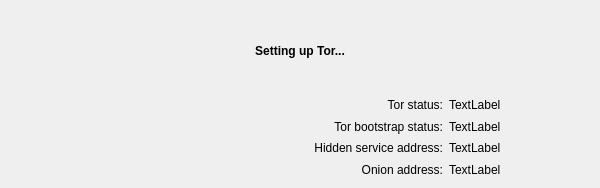
<?xml version="1.0" encoding="UTF-8"?>
<ui version="4.0">
 <class>TorControlDialog</class>
 <widget class="QWidget" name="TorControlDialog">
  <property name="geometry">
   <rect>
    <x>0</x>
    <y>0</y>
    <width>600</width>
    <height>188</height>
   </rect>
  </property>
  <property name="sizePolicy">
   <sizepolicy hsizetype="Maximum" vsizetype="Maximum">
    <horstretch>0</horstretch>
    <verstretch>0</verstretch>
   </sizepolicy>
  </property>
  <property name="windowTitle">
   <string>Dialog</string>
  </property>
  <layout class="QVBoxLayout" name="verticalLayout">
   <item>
    <widget class="QLabel" name="label_6">
     <property name="font">
      <font>
       <weight>75</weight>
       <bold>true</bold>
      </font>
     </property>
     <property name="text">
      <string>Setting up Tor...</string>
     </property>
     <property name="alignment">
      <set>Qt::AlignCenter</set>
     </property>
    </widget>
   </item>
   <item>
    <layout class="QHBoxLayout" name="horizontalLayout">
     <item>
      <widget class="QLabel" name="label_4">
       <property name="text">
        <string/>
       </property>
       <property name="pixmap">
        <pixmap resource="../gui/icons.qrc">:/icons/tor-logo.png</pixmap>
       </property>
       <property name="scaledContents">
        <bool>false</bool>
       </property>
      </widget>
     </item>
     <item>
      <layout class="QGridLayout" name="gridLayout">
       <item row="0" column="0">
        <widget class="QLabel" name="label">
         <property name="text">
          <string>Tor status:</string>
         </property>
         <property name="alignment">
          <set>Qt::AlignRight|Qt::AlignTrailing|Qt::AlignVCenter</set>
         </property>
        </widget>
       </item>
       <item row="0" column="1">
        <widget class="QLabel" name="torStatus_LB">
         <property name="text">
          <string>TextLabel</string>
         </property>
        </widget>
       </item>
       <item row="1" column="1">
        <widget class="QLabel" name="torBootstrapStatus_LB">
         <property name="text">
          <string>TextLabel</string>
         </property>
        </widget>
       </item>
       <item row="2" column="0">
        <widget class="QLabel" name="label_3">
         <property name="text">
          <string>Hidden service address:</string>
         </property>
         <property name="alignment">
          <set>Qt::AlignRight|Qt::AlignTrailing|Qt::AlignVCenter</set>
         </property>
        </widget>
       </item>
       <item row="1" column="0">
        <widget class="QLabel" name="label_2">
         <property name="text">
          <string>Tor bootstrap status:</string>
         </property>
         <property name="alignment">
          <set>Qt::AlignRight|Qt::AlignTrailing|Qt::AlignVCenter</set>
         </property>
        </widget>
       </item>
       <item row="2" column="1">
        <widget class="QLabel" name="hiddenServiceAddress_LB">
         <property name="text">
          <string>TextLabel</string>
         </property>
        </widget>
       </item>
       <item row="3" column="0">
        <widget class="QLabel" name="label_5">
         <property name="text">
          <string>Onion address:</string>
         </property>
         <property name="alignment">
          <set>Qt::AlignRight|Qt::AlignTrailing|Qt::AlignVCenter</set>
         </property>
        </widget>
       </item>
       <item row="3" column="1">
        <widget class="QLabel" name="onionAddress_LB">
         <property name="text">
          <string>TextLabel</string>
         </property>
        </widget>
       </item>
      </layout>
     </item>
    </layout>
   </item>
  </layout>
 </widget>
 <resources>
  <include location="../gui/icons.qrc"/>
 </resources>
 <connections/>
</ui>
